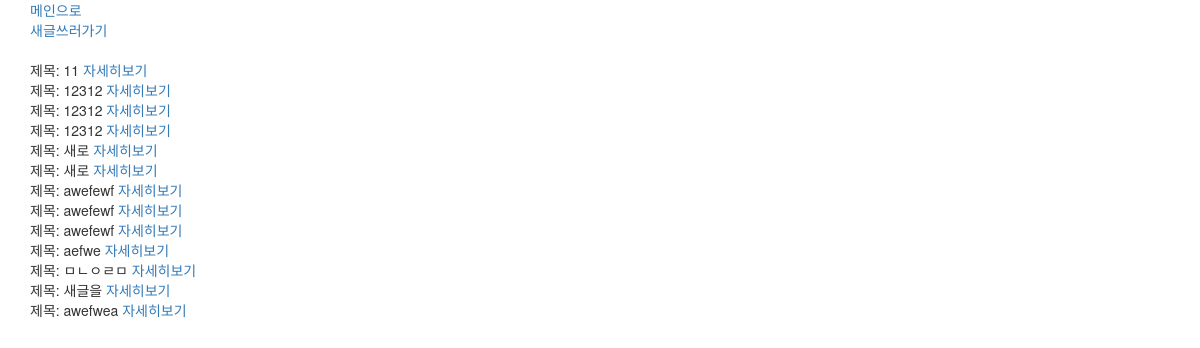
Before: /posts/index/ with the older database file.
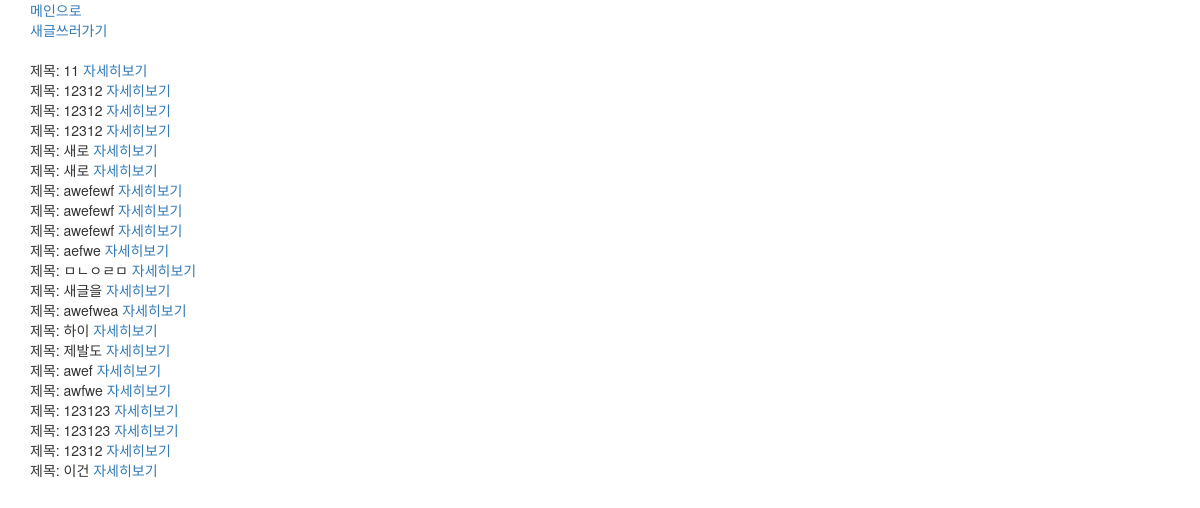
After: the same page with the newer database file.
### posts/models.py (models this page shows, shortened)
class Post(models.Model):
    title = models.CharField(max_length= 200)
    content = models.TextField()
    created_at = models.DateTimeField(auto_now_add = True)
    updated_at = models.DateTimeField(auto_now = True)
    photo = models.ImageField(blank=True)

### posts/views.py (the view)
# urls.py: path('index/', views.index, name="index"),
def index(request):
    context = {
        'posts': Post.objects.all()
    }
    return render(request, 'posts/index.html', context)

### posts/templates/posts/index.html
{% extends 'base.html' %}
{% block content%}
<a href="/posts/new">새글쓰러가기</a>
<br><br>
{% for post in posts %}
  제목:   {{ post.title }}
  <a href="{% url 'posts:show' post.id %}">자세히보기</a> <br>
{% endfor %}
{% endblock %}

### static/templates/base.html (shortened to what this page needs)
<!DOCTYPE html>
<html lang="en">
<head>
  <link rel="stylesheet" href="https://maxcdn.bootstrapcdn.com/bootstrap/3.3.2/css/bootstrap.min.css">
  <link rel="stylesheet" href="https://maxcdn.bootstrapcdn.com/bootstrap/3.3.2/css/bootstrap-theme.min.css">
</head>
<body>
  <div class="container">
    <a href="{% url 'posts:index'%}">메인으로</a> <br>
    {% block content%}
    {% endblock %}
  </div>
</body>
</html>

Changed rows visible on the page:
added Post: title "하이"
added Post: title "제발도"
added Post: title "awef"
added Post: title "awfwe"
added Post: title "123123"
added Post: title "123123"
added Post: title "12312"
added Post: title "이건"
